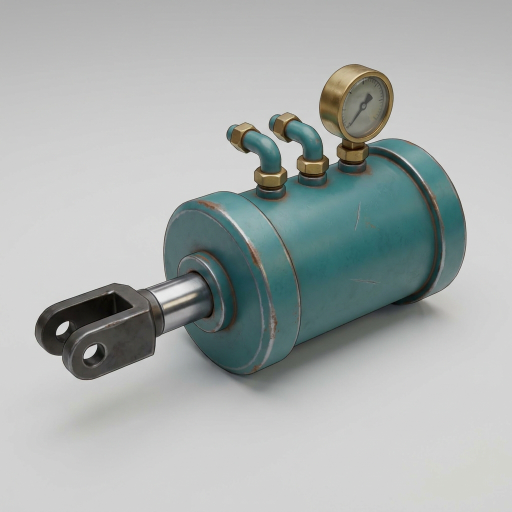
#> input picture assets_src/ambienti_tecnici/meshy_hq/rif/attuatore_stagno.png, 1024 x 1024 px, given in place of Plastic006_Color.jpg, which was not available (shown at 1/2 size)
$ python ambienti2_texture_derivate.py
#> lines starting #> are read from the running program, lines starting #| are printed output that depends on the picture; after the words box and inside, x2 and y2 are one past the last pixel; in counts of white or black regions, pixels touching at a corner belong together; pictures that were not available may be replaced by others from this repository, and a replacement may not be noted
"""Texture derivate dalle CC0 di ambientCG: colori dei tubi-scivolo, vernici delle pompe, quadrante dei
manometri, schema a colori delle pompe, pavimento bagnato, neve del monitor.

Uso: /home/user/tools/blender-venv/bin/python tools/blender/ambienti2_texture_derivate.py
Scrive in assets_src/ambienti_tecnici/texture/derivate/. Tutto deterministico (seed fisso).
"""
import math, os
import numpy as np
from PIL import Image, ImageDraw, ImageFilter

QUI = os.path.dirname(os.path.abspath(__file__))
TEX = os.path.join(QUI, '..', '..', 'assets_src', 'ambienti_tecnici', 'texture')
OUT = os.path.join(TEX, 'derivate')
rng = np.random.default_rng(7)

# Colori di riferimento (sRGB) condivisi da tutti gli script: vedi assets_src/ambienti_tecnici/README.md
COLORI_SCIVOLI = {   # allineati alle texture degli scivoli della sala (lavoro/ambiente, palette sala_a)
    'rosso': (178, 62, 45),
    'verde': (92, 142, 62),
    'blu': (45, 92, 155),
    'giallo': (205, 158, 55),
    'arancio': (240, 108, 58),
}
COLORI_POMPE = {'blu': (30, 90, 200), 'giallo': (235, 180, 20), 'rosso': (200, 30, 30)}


def carica(aid, mappa, size=None, mode='RGB'):
#> called with aid = 'Plastic006', mappa = 'Color', size = 2048, mode = 'L'
    im = Image.open(os.path.join(TEX, aid, f'{aid}_{mappa}.jpg')).convert(mode)
    return im.resize((size, size), Image.LANCZOS) if size else im


def arr(im):
    return np.asarray(im).astype(np.float32) / 255.0
#> returned value: shape (2048, 2048) float32


def salva(a, nome, q=90):
    a = np.clip(a * 255.0 + 0.5, 0, 255).astype(np.uint8)
    Image.fromarray(a).save(os.path.join(OUT, nome), quality=q)


def rumore(size, scala, ottave=4, seed=0):
    """Rumore frattale tileable (somma di onde con frequenze intere)."""
    r = np.random.default_rng(seed)
    y, x = np.mgrid[0:size, 0:size] / size
    acc = np.zeros((size, size), np.float32)
    amp = 1.0
    for o in range(ottave):
        f = scala * (2 ** o)
        for _ in range(6):
            fx, fy = r.integers(-f, f + 1, 2)
            ph = r.random() * 2 * math.pi
            acc += amp * np.sin(2 * math.pi * (fx * x + fy * y) + ph)
        amp *= 0.5
    acc -= acc.min(); acc /= acc.max()
    return acc


def scivoli():
    """Plastica colorata consumata. U = lungo il tubo, V = intorno (V=0.5 e' il fondo del tubo)."""
    S = 2048
    grana = arr(carica('Plastic006', 'Color', S, 'L'))
    grana = 0.85 + 0.3 * (grana - grana.mean())
    sporco = 0.35 + 0.5 * rumore(S, 3, 5, seed=17)
    ao = 0.7 + 0.3 * rumore(S, 5, 3, seed=19)
    rough_base = arr(carica('Plastic006', 'Roughness', S, 'L'))
#> call 2 of carica, with aid = 'Plastic006', mappa = 'Roughness', size = 2048, mode = 'L'
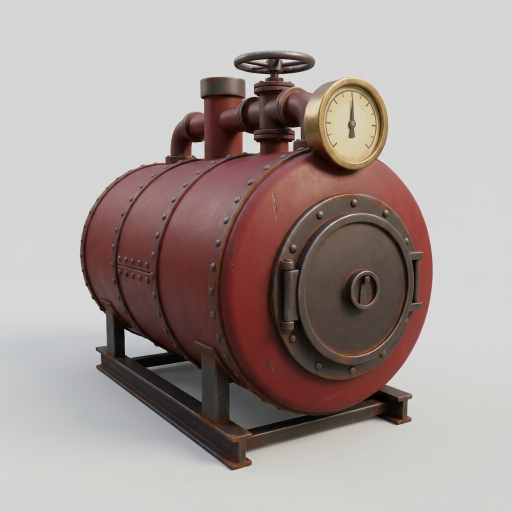
#> input picture assets_src/ambienti_tecnici/meshy_hq/rif/caldaia.png, 1024 x 1024 px, given in place of Plastic006_Roughness.jpg, which was not available (shown at 1/2 size)
    v = (np.mgrid[0:S, 0:S][0] / S).astype(np.float32)      # riga = V
    fondo = np.exp(-((v - 0.5) / 0.16) ** 2)                 # fascia bagnata sul fondo
    righe = rumore(S, 2, 3, seed=3)
    # striature lungo il tubo (l'acqua scorre in direzione U)
    stri = np.asarray(Image.fromarray((rumore(S, 6, 3, seed=5) * 255).astype(np.uint8)).resize((S, S // 32)).resize((S, S), Image.BILINEAR)).astype(np.float32) / 255
    stri = np.asarray(Image.fromarray((stri * 255).astype(np.uint8)).filter(ImageFilter.GaussianBlur(1))).astype(np.float32) / 255
    # graffi chiari: linee sottili lungo U
    graffi = Image.new('L', (S, S), 0); d = ImageDraw.Draw(graffi)
#> after `graffi = Image.new('L', (S, S), 0)`: graffi: PIL image 2048x2048 L; every value is 0
    for _ in range(260):
        y0 = rng.normal(0.5, 0.18) * S; x0 = rng.random() * S; L = rng.random() * 260 + 40
        d.line([(x0, y0), (x0 + L, y0 + rng.normal(0, 6))], fill=int(rng.random() * 120 + 60), width=1)
    graffi = arr(graffi.filter(ImageFilter.GaussianBlur(0.6)))
    for nome, c in COLORI_SCIVOLI.items():
        base = np.array(c, np.float32) / 255.0
        col = base[None, None, :] * grana[..., None]
        # scolorito dal sole/cloro sopra, sporco e calcare sul fondo
        sbiadito = 0.25 * (1 - fondo) * righe
        col = col * (1 - sbiadito[..., None]) + sbiadito[..., None] * np.array([0.8, 0.78, 0.72])
        sporco_m = np.clip((fondo * 0.75 + 0.35 * stri) * (1.2 - sporco) * 1.3 - 0.25, 0, 1)
        calcare = np.array([0.36, 0.33, 0.24])
        col = col * (1 - 0.8 * sporco_m[..., None]) + 0.8 * sporco_m[..., None] * calcare * sporco[..., None] * 1.3
        col = col * (0.6 + 0.4 * ao[..., None])
        col = col + graffi[..., None] * 0.35
        salva(col, f'scivolo_{nome}_Color.jpg')
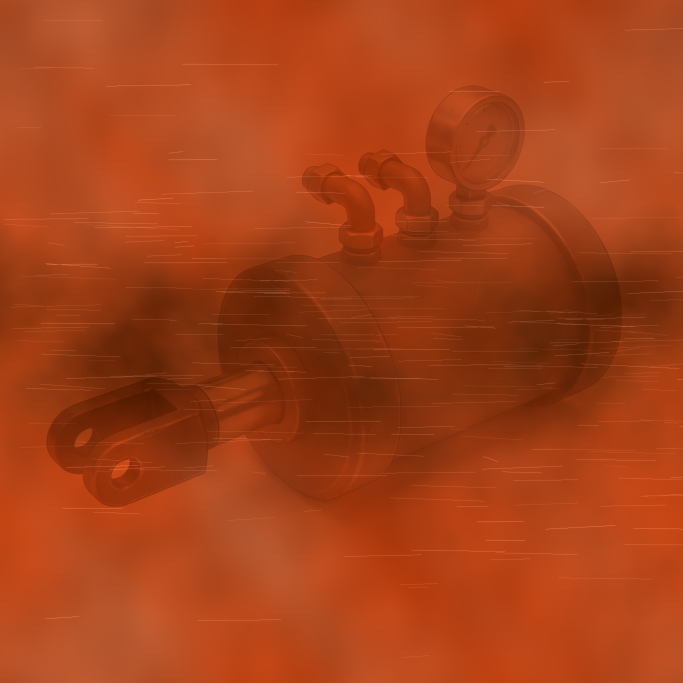
#> col: shape (2048, 2048, 3) float64 (shown at 1/3 size); mean of channels 0, 1, 2 0.716, 0.364, 0.223; drawn with min black and max white
    rough = np.clip(0.45 + 0.25 * (rough_base - 0.5) - 0.3 * fondo + 0.25 * stri * (1 - fondo), 0.08, 0.9)
    salva(np.repeat(rough[..., None], 3, 2), 'scivolo_Roughness.jpg')


def vernici_pompe():
    """PaintedMetal006 (verde scrostato con ruggine) ricolorato nei tre colori delle pompe."""
    im = carica('PaintedMetal006', 'Color').convert('HSV')
#> in carica, im is the input picture: PIL image 1024x1024 RGB; mean R, G, B 166.4, 154.5, 151.5
#> im: PIL image 1024x1024 HSV; mean H, S, V 32.6, 39.8, 166.8
    h, s, v = [np.asarray(c).astype(np.float32) for c in im.split()]
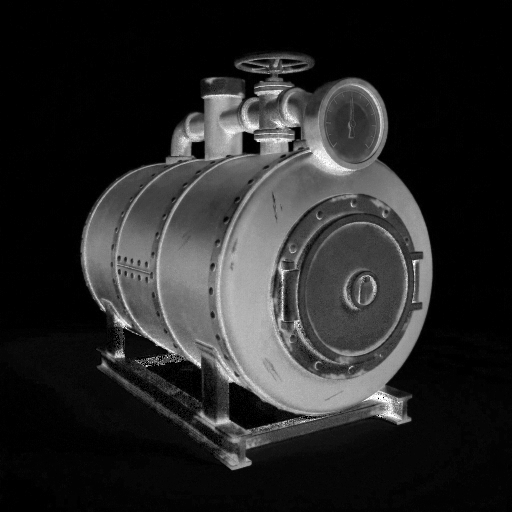
#> s: shape (1024, 1024) float32 (shown at 1/2 size); min 0, max 255, mean 39.8
    verde = (h > 60) & (h < 150) & (s > 60)
#> verde: shape (1024, 1024) bool; 0.02% white in thin lines or dots, all inside (x1, y1, x2, y2) = (246, 649, 770, 850)
    for nome, c in COLORI_POMPE.items():
        hc, sc, vc = Image.new('RGB', (1, 1), c).convert('HSV').getpixel((0, 0))
        h2 = np.where(verde, hc, h); s2 = np.where(verde, np.minimum(255, s * 0.4 + sc * 0.6), s)
        v2 = np.where(verde, np.clip(v * (vc / 160.0), 0, 255), v)
        out = Image.merge('HSV', [Image.fromarray(x.astype(np.uint8)) for x in (h2, s2, v2)]).convert('RGB')
        out.save(os.path.join(OUT, f'vernice_{nome}_Color.jpg'), quality=90)


def manometro():
    S = 512
    im = Image.new('RGB', (S, S), (222, 214, 190)); d = ImageDraw.Draw(im)
#> after `im = Image.new('RGB', (S, S), (222, 214, 190))`:
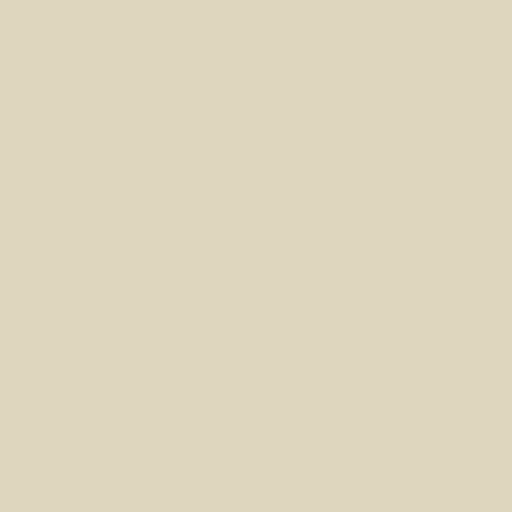
#> im: PIL image 512x512 RGB; mean R, G, B 222, 214, 190
    c = S / 2
    for i in range(41):
        a = math.radians(225 - i * 270 / 40)
        r1 = S * 0.42; r2 = S * (0.34 if i % 5 == 0 else 0.38)
        col = (170, 20, 20) if i > 32 else (20, 20, 20)
        d.line([(c + r1 * math.cos(a), c - r1 * math.sin(a)), (c + r2 * math.cos(a), c - r2 * math.sin(a))],
               fill=col, width=6 if i % 5 == 0 else 3)
    d.arc([S * 0.08, S * 0.08, S * 0.92, S * 0.92], -45 - 270 * 0 - 0, -45 + 0, fill=(170, 20, 20), width=10)
    # numeri generici di scala (scritta tecnica ammessa)
    for k, i in enumerate(range(0, 41, 10)):
        a = math.radians(225 - i * 270 / 40); r = S * 0.25
        d.text((c + r * math.cos(a) - 8, c - r * math.sin(a) - 8), str(k * 2), fill=(30, 30, 30), font_size=34)
#> this loop made 5 passes
#> a on passes 1 to 5: 3.93, 2.75, 1.57, 0.393, -0.785
    d.ellipse([c - 18, c - 18, c + 18, c + 18], fill=(25, 25, 25))
    a = np.asarray(im).astype(np.float32) / 255
#> a: shape (512, 512, 3) float32
    grime = rumore(S, 2, 4, seed=11)[..., None]
#> after the loop in rumore (call 5), `for o in range(ottave):`:
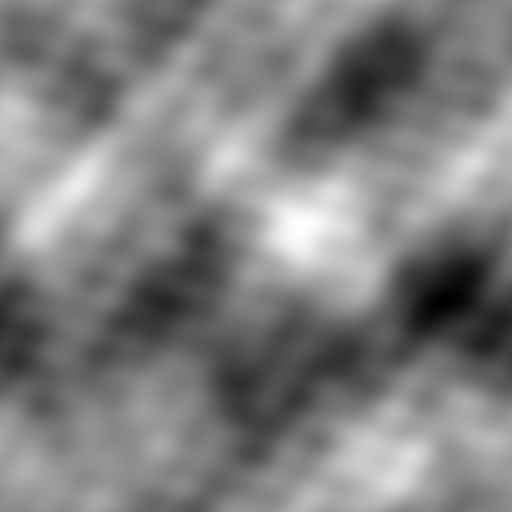
#> acc: shape (512, 512) float32; min -6.19, max 6.13, mean -2.61e-08; drawn with min black and max white
#> after the loop in rumore (call 5), `for o in range(ottave):`: amp = 0.0625
    y, x = np.mgrid[0:S, 0:S]; rr = np.hypot(x - c, y - c) / c
    a = a * (0.55 + 0.45 * (1 - grime * 0.8)) * (1 - 0.5 * np.clip(rr - 0.7, 0, 1)[..., None] * 3)
    a = a * np.array([1.0, 0.95, 0.82])
    salva(a, 'manometro_Color.jpg')


def schema_pompe():
    """Pannello dipinto sul muro: tre dischi colorati, puntini 1-2-3 e frecce. Niente testo.
    Ordine giusto: BLU (1) -> GIALLO (2) -> ROSSO (3). Le pompe nella sala, da sinistra: giallo, rosso, blu."""
    W, H = 2048, 1024
    im = Image.new('RGB', (W, H), (200, 196, 182)); d = ImageDraw.Draw(im)
    d.rectangle([20, 20, W - 20, H - 20], outline=(40, 40, 40), width=14)
    ordine = ['blu', 'giallo', 'rosso']
    xs = [380, 1024, 1668]
    for i, (nome, x) in enumerate(zip(ordine, xs)):
        c = COLORI_POMPE[nome]
        # sagoma di pompa stilizzata
        d.rounded_rectangle([x - 200, 300, x + 200, 640], 60, fill=c, outline=(30, 30, 30), width=12)
        d.ellipse([x - 120, 360, x + 120, 600], fill=tuple(int(v * 0.6) for v in c), outline=(30, 30, 30), width=10)
        for k in range(8):  # turbina
            a = k * math.pi / 4
            d.line([(x, 480), (x + 110 * math.cos(a), 480 + 110 * math.sin(a))], fill=(30, 30, 30), width=12)
        # puntini d'ordine
        for k in range(i + 1):
            px = x - (i * 70) / 2 + k * 70
            d.ellipse([px - 26, 720, px + 26, 772], fill=(25, 25, 25))
        if i < 2:
            ax = x + 225
            d.polygon([(ax, 455), (ax + 110, 455), (ax + 110, 405), (ax + 190, 480), (ax + 110, 555), (ax + 110, 505), (ax, 505)], fill=(30, 30, 30))
    # leva finale, a destra: freccia in alto verso la leva
    d.polygon([(1900, 300), (1940, 160), (1980, 300)], fill=(30, 30, 30))
    a = np.asarray(im).astype(np.float32) / 255
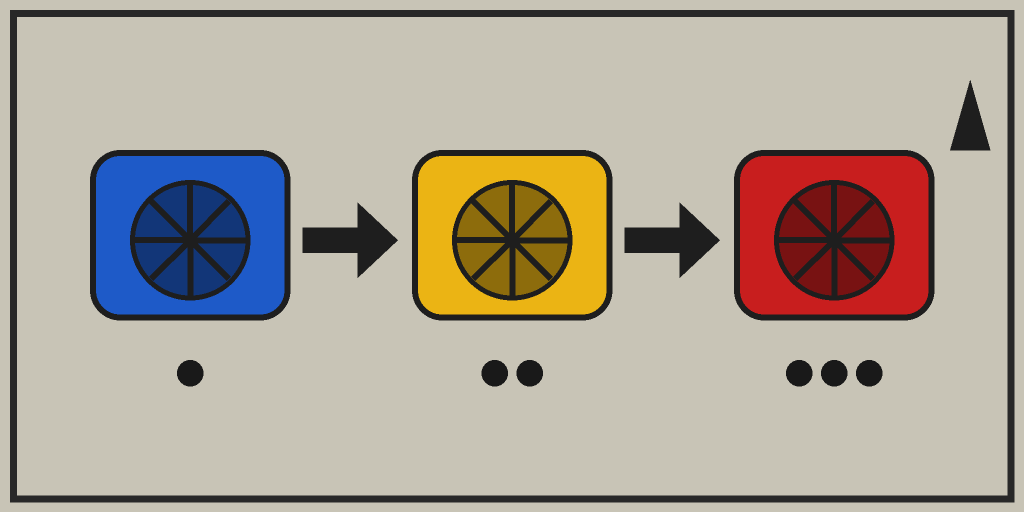
#> a: shape (1024, 2048, 3) float32 (shown at 1/2 size); mean R, G, B 0.678, 0.633, 0.589
    vern = arr(carica('PaintedMetal006', 'Color', None, 'L').resize((W, H)))
#> in arr (call 4), `return np.asarray(im).astype(np.float32) / 255.0`:
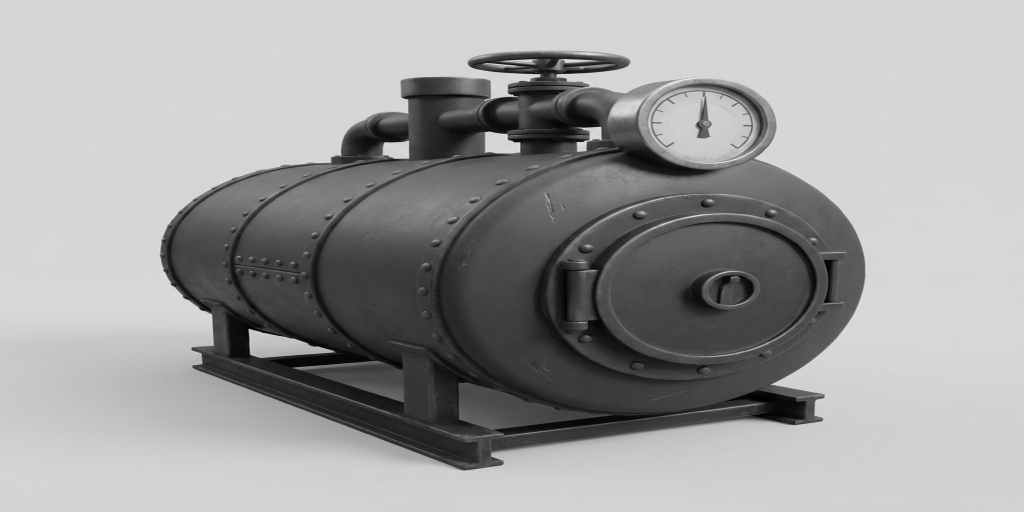
#> returned value: shape (1024, 2048) float32 (shown at 1/2 size); min 0, max 0.98, mean 0.618
    rug = arr(carica('Rust004', 'Color').resize((W, H)))
    m = np.clip((rumore(1024, 2, 5, seed=21) - 0.62) * 4, 0, 1)
    m = np.asarray(Image.fromarray((m * 255).astype(np.uint8)).resize((W, H), Image.BILINEAR)).astype(np.float32) / 255
    a = a * (0.75 + 0.35 * vern[..., None])
    a = a * (1 - m[..., None]) + rug * m[..., None]
    colature = np.asarray(Image.fromarray((rumore(1024, 3, 3, seed=4) * 255).astype(np.uint8)).resize((W // 16, H // 2)).resize((W, H), Image.BILINEAR)).astype(np.float32) / 255
    a = a * (0.65 + 0.35 * colature[..., None])
    salva(a, 'schema_pompe_Color.jpg')


def pavimento_bagnato():
    """Roughness del pavimento con pozzanghere (per le piastrelle Tiles107 sporche)."""
    S = 2048
    r = arr(carica('Tiles107', 'Roughness', S, 'L'))
    poz = np.clip((rumore(S, 1, 5, seed=9) - 0.55) * 5, 0, 1)
    rough = r * (1 - poz) * 0.9 + 0.06 * poz
    salva(np.repeat(rough[..., None], 3, 2), 'pavimento_bagnato_Roughness.jpg')
    col = arr(carica('Tiles107', 'Color', S))
    sp = arr(carica('Concrete042C', 'Color', S))
    m = rumore(S, 2, 4, seed=13)[..., None]
    col = col * (0.35 + 0.25 * m) * np.array([0.95, 1.0, 0.98]) + sp * 0.25 * (1 - m)
    col = col * (1 - 0.35 * poz[..., None])
    salva(col, 'pavimento_sporco_Color.jpg')


def piastrelle_sporche():
    """Tiles133D invecchiate: piu' scure, ingiallite, con colature verticali di ruggine e muffa."""
    im = carica('Tiles133D', 'Color')
    S = im.size[0]
    col = arr(im)
    m = rumore(512, 2, 5, seed=31)
    m = np.asarray(Image.fromarray((m * 255).astype(np.uint8)).resize((S, S), Image.BILINEAR)).astype(np.float32) / 255
    col_ = np.asarray(Image.fromarray((rumore(512, 4, 3, seed=33) * 255).astype(np.uint8)).resize((S // 24, S // 3)).resize((S, S), Image.BICUBIC)).astype(np.float32) / 255
    colature = np.clip((col_ - 0.45) * 2.2, 0, 1)
    ingiallito = np.array([0.86, 0.8, 0.66])
    out = col * ingiallito * (0.42 + 0.3 * m[..., None])
    rug = np.array([0.32, 0.17, 0.08]); muffa = np.array([0.16, 0.18, 0.12])
    out = out * (1 - 0.55 * colature[..., None]) + 0.55 * colature[..., None] * (rug * 0.6 + muffa * 0.4) * (0.5 + m[..., None])
    salva(out, 'piastrelle_sporche_Color.jpg')
    r = arr(carica('Tiles133D', 'Roughness', None, 'L'))
    salva(np.repeat(np.clip(r * 0.8 + 0.25 * colature - 0.1 * m, 0.05, 1)[..., None], 3, 2), 'piastrelle_sporche_Roughness.jpg')


def neve_crt():
    S = 512
    n = rng.random((S // 2, S // 2)).astype(np.float32)
    n = np.asarray(Image.fromarray((n * 255).astype(np.uint8)).resize((S, S), Image.NEAREST)).astype(np.float32) / 255
    righe = 0.75 + 0.25 * np.sin(np.arange(S) * math.pi / 2)[:, None]
    a = np.clip(n * righe * 0.9, 0, 1)
    a = np.stack([a * 0.85, a * 0.95, a], -1)
    salva(a, 'crt_neve_Color.jpg')


if __name__ == '__main__':
    os.makedirs(OUT, exist_ok=True)
#> (the run stopped early here; a loop or call above may not have finished)
